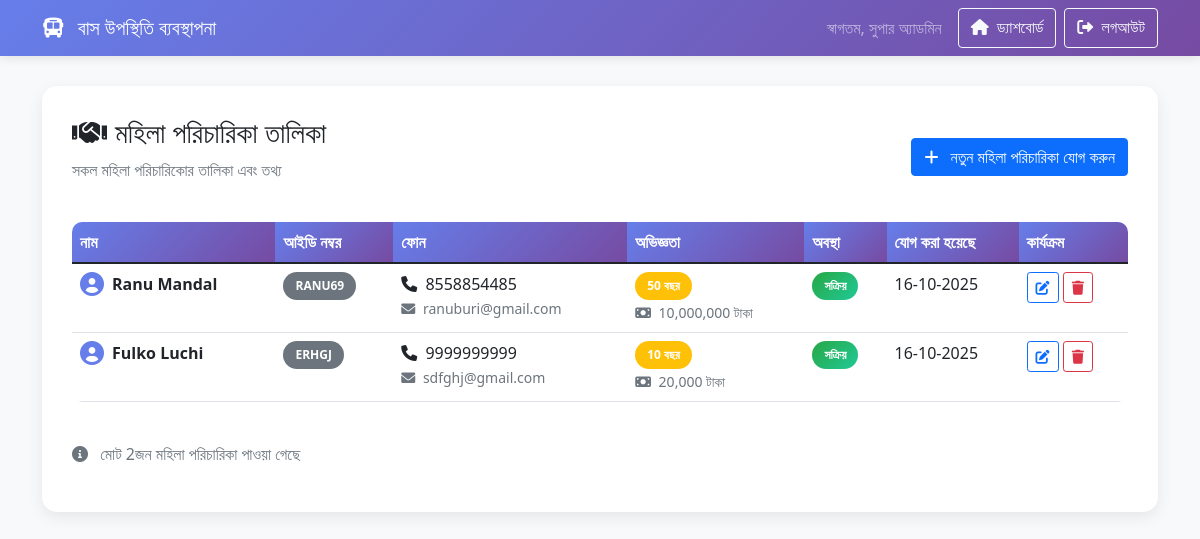
Screenshot of /attendant_list.php (signed in) with the database file from the repository.
### tables this page shows
CREATE TABLE `attendants` (
  `id` int(11) NOT NULL,
  `attendant_name` varchar(100) NOT NULL,
  `attendant_id_number` varchar(50) NOT NULL,
  `phone` varchar(20) NOT NULL,
  `email` varchar(100) DEFAULT NULL,
  `experience_years` int(11) DEFAULT 0,
  `salary` decimal(10,2) DEFAULT 0.00,
  `address` text DEFAULT NULL,
  `status` enum('active','inactive') DEFAULT 'active',
  `created_at` timestamp NOT NULL DEFAULT current_timestamp(),
  `updated_at` timestamp NOT NULL DEFAULT current_timestamp() ON UPDATE current_timestamp()
);

### attendant_list.php (the view, shortened to what this page needs)
<?php
require_once 'config/database.php';
try {
    $attendants = $pdo->query("SELECT * FROM attendants ORDER BY created_at DESC")->fetchAll(PDO::FETCH_ASSOC);
} catch (PDOException $e) {
    $attendants = [];
}
?>
<!DOCTYPE html>
<html lang="bn">
<head>
    <link href="https://cdn.jsdelivr.net/npm/bootstrap@5.1.3/dist/css/bootstrap.min.css" rel="stylesheet">
    <link href="https://cdnjs.cloudflare.com/ajax/libs/font-awesome/6.0.0/css/all.min.css" rel="stylesheet">
</head>
<body>
    <nav class="navbar navbar-expand-lg navbar-dark">
        <div class="container">
            <a class="navbar-brand" href="dashboard.php">
                <i class="fas fa-bus me-2"></i>
                বাস উপস্থিতি ব্যবস্থাপনা
            </a>
            <div class="navbar-nav ms-auto">
                <span class="navbar-text me-3">
                    স্বাগতম, <?php echo htmlspecialchars($_SESSION['super_admin_name']); ?>
                </span>
                <a href="dashboard.php" class="btn btn-outline-light me-2">
                    <i class="fas fa-home me-1"></i>
                    ড্যাশবোর্ড
                </a>
                <a href="logout.php" class="btn btn-outline-light">
                    <i class="fas fa-sign-out-alt me-1"></i>
                    লগআউট
                </a>
            </div>
        </div>
    </nav>
    <div class="container">
        <div class="table-container">
            <div class="d-flex justify-content-between align-items-center mb-4">
                <div>
                    <h3><i class="fa-solid fa-handshake me-2"></i>মহিলা পরিচারিকা তালিকা</h3>
                    <p class="text-muted">সকল মহিলা পরিচারিকাের তালিকা এবং তথ্য</p>
                </div>
                <div>
                    <a href="add_attendant.php" class="btn btn-primary">
                        <i class="fas fa-plus me-2"></i>
                        নতুন মহিলা পরিচারিকা যোগ করুন
                    </a>
                </div>
            </div>
            <?php if (empty($attendants)): ?>
                <div class="text-center py-5">
                    <i class="fas fa-user-tie" style="font-size: 4rem; color: #ccc; margin-bottom: 20px;"></i>
                    <h4 class="text-muted">কোনো মহিলা পরিচারিকা যোগ করা হয়নি</h4>
                    <p class="text-muted">প্রথম মহিলা পরিচারিকা যোগ করতে নিচের বাটনে ক্লিক করুন</p>
                    <a href="add_attendant.php" class="btn btn-primary">
                        <i class="fas fa-plus me-2"></i>
                        প্রথম মহিলা পরিচারিকা যোগ করুন
                    </a>
                </div>
            <?php else: ?>
                <div class="table-responsive">
                    <table class="table table-hover">
                        <thead>
                            <tr>
                                <th>নাম</th>
                                <th>আইডি নম্বর</th>
                                <th>ফোন</th>
                                <th>অভিজ্ঞতা</th>
                                <th>অবস্থা</th>
                                <th>যোগ করা হয়েছে</th>
                                <th>কার্যক্রম</th>
                            </tr>
                        </thead>
                        <tbody>
                            <?php foreach ($attendants as $attendant): ?>
                                <tr>
                                    <td>
                                        <div class="d-flex align-items-center">
                                            <i class="fas fa-user-circle me-2" style="font-size: 1.5rem; color: #667eea;"></i>
                                            <div>
                                                <strong><?php echo htmlspecialchars($attendant['attendant_name']); ?></strong>
                                            </div>
                                        </div>
                                    </td>
                                    <td>
                                        <span class="badge bg-secondary"><?php echo htmlspecialchars($attendant['attendant_id_number']); ?></span>
                                    </td>
                                    <td>
                                        <i class="fas fa-phone me-1"></i>
                                        <?php echo htmlspecialchars($attendant['phone']); ?>
                                        <?php if ($attendant['email']): ?>
                                            <br>
                                            <small class="text-muted">
                                                <i class="fas fa-envelope me-1"></i>
                                                <?php echo htmlspecialchars($attendant['email']); ?>
                                            </small>
                                        <?php endif; ?>
                                    </td>
                                    <td>
                                        <?php if ($attendant['experience_years'] > 0): ?>
                                            <span class="badge bg-warning"><?php echo $attendant['experience_years']; ?> বছর</span>
                                        <?php else: ?>
                                            <span class="badge bg-light text-dark">নতুন</span>
                                        <?php endif; ?>
                                        <?php if ($attendant['salary'] > 0): ?>
                                            <br>
                                            <small class="text-muted">
                                                <i class="fas fa-money-bill me-1"></i>
                                                <?php echo number_format($attendant['salary']); ?> টাকা
                                            </small>
                                        <?php endif; ?>
                                    </td>
                                    <td>
                                        <?php if ($attendant['status'] === 'active'): ?>
                                            <span class="badge badge-success">সক্রিয়</span>
                                        <?php else: ?>
                                            <span class="badge badge-danger">নিষ্ক্রিয়</span>
                                        <?php endif; ?>
                                    </td>
                                    <td>
                                        <?php echo date('d-m-Y', strtotime($attendant['created_at'])); ?>
                                    </td>
                                    <td>
                                        <a href="edit_attendant.php?id=<?php echo $attendant['id']; ?>" class="btn btn-sm btn-outline-primary" title="সম্পাদনা">
                                            <i class="fas fa-edit"></i>
                                        </a>
                                        <button class="btn btn-sm btn-outline-danger" title="মুছে ফেলুন" onclick="deleteattendant(<?php echo $attendant['id']; ?>, '<?php echo htmlspecialchars($attendant['attendant_name']); ?>')">
                                            <i class="fas fa-trash"></i>
                                        </button>
                                    </td>
                                </tr>
                            <?php endforeach; ?>
                        </tbody>
                    </table>
                </div>
                <div class="mt-4">
                    <p class="text-muted">
                        <i class="fas fa-info-circle me-2"></i>
                        মোট <?php echo count($attendants); ?>জন মহিলা পরিচারিকা পাওয়া গেছে
                    </p>
                </div>
            <?php endif; ?>
        </div>
    </div>
</body>
</html>

### attendant_list.php (style rules this page uses)
body { background-color: #f8f9fa; font-family: 'Segoe UI', Tahoma, Geneva, Verdana, sans-serif; }
.navbar { background: linear-gradient(135deg, #667eea 0%, #764ba2 100%); box-shadow: 0 2px 10px rgba(0,0,0,0.1); }
.table-container { background: white; border-radius: 15px; box-shadow: 0 5px 15px rgba(0,0,0,0.08); padding: 30px; margin-top: 30px; }
.table { border-radius: 10px; overflow: hidden; }
.table thead th { background: linear-gradient(135deg, #667eea 0%, #764ba2 100%); color: white; border: none; font-weight: 600; }
.badge { padding: 8px 12px; border-radius: 20px; }
.badge-success { background: linear-gradient(135deg, #28a745 0%, #20c997 100%); }

### rows the page displays
attendants: attendant_name "Ranu Mandal", attendant_id_number "RANU69", phone "8558854485", email "ranuburi@gmail.com", experience_years "50", salary "10,000,000", status "সক্রিয়", created_at "16-10-2025"
attendants: attendant_name "Fulko Luchi", attendant_id_number "ERHGJ", phone "9999999999", email "sdfghj@gmail.com", experience_years "10", salary "20,000", status "সক্রিয়", created_at "16-10-2025"

### other values shown
$_SESSION['super_admin_name'] "সুপার অ্যাডমিন"
count($attendants) "2"
